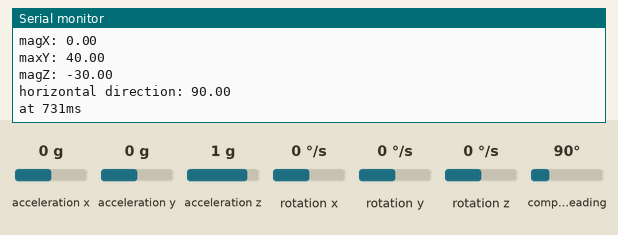
This sketch was run on a simulated ESP32. Parts: the last lines printed to the serial monitor. Inputs (shaded band) come from the test bench; at power-on: acceleration x 0 g, acceleration y 0 g, acceleration z 1 g, compass heading 90°, rotation x 0 °/s, rotation y 0 °/s, rotation z 0 °/s.

Above: at 1.2 s.
1.3 s: acceleration x set to -1.4 g
At 1.8 s:
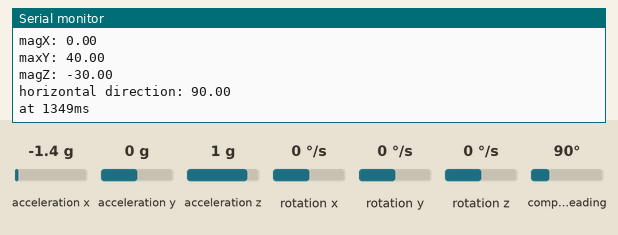
2.8 s: acceleration y set to -1.4 g
At 3.6 s:
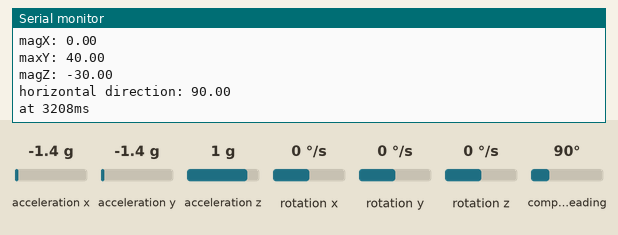
4.3 s: acceleration z set to -1.4 g
At 4.9 s:
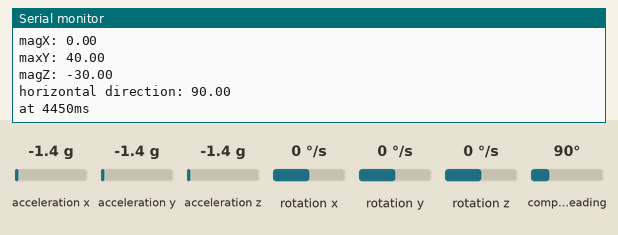
5.8 s: compass heading set to 7°
At 5.8 s:
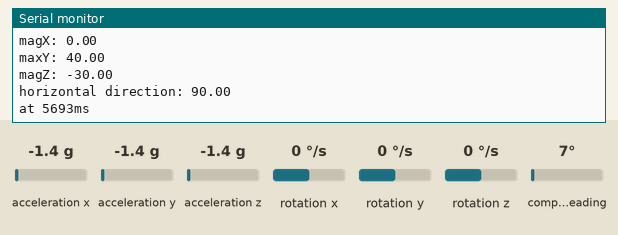
7.3 s: acceleration x set to 0 g
At 8.0 s:
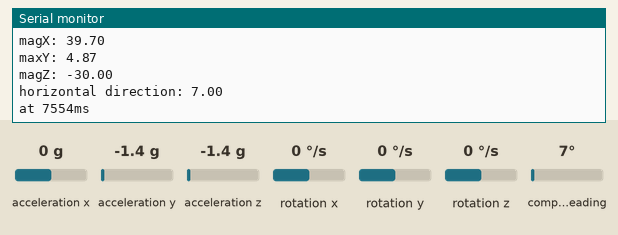
Timing chart, 0 to 10.3 s (numbered marks = the images above; inputs shaded):
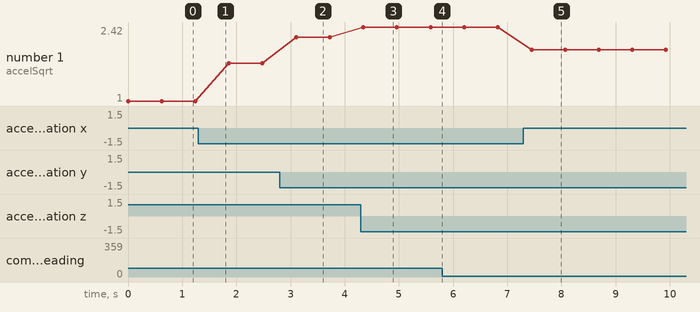

The sketch:

mpu_asukia_lib.ino
```cpp
#include <MPU9250_asukiaaa.h>

#define SDA_PIN 21
#define SCL_PIN 22

MPU9250_asukiaaa mySensor;

void setup() {
  while(!Serial);

  Serial.begin(9600);
  Serial.println("started");

  // for esp32
  Wire.begin(SDA_PIN, SCL_PIN); //sda, scl

  mySensor.setWire(&Wire);

  mySensor.beginAccel();
  mySensor.beginMag();

  // you can set your own offset for mag values
  // mySensor.magXOffset = -50;
  // mySensor.magYOffset = -55;
  // mySensor.magZOffset = -10;
}

void loop() {
  mySensor.accelUpdate();
  Serial.println("print accel values");
  Serial.println("accelX: " + String(mySensor.accelX()));
  Serial.println("accelY: " + String(mySensor.accelY()));
  Serial.println("accelZ: " + String(mySensor.accelZ()));
  Serial.println("accelSqrt: " + String(mySensor.accelSqrt()));

  mySensor.magUpdate();
  Serial.println("print mag values");
  Serial.println("magX: " + String(mySensor.magX()));
  Serial.println("maxY: " + String(mySensor.magY()));
  Serial.println("magZ: " + String(mySensor.magZ()));
  Serial.println("horizontal direction: " + String(mySensor.magHorizDirection()));

  Serial.println("at " + String(millis()) + "ms");
  delay(500);
}
```

Measured:
- after the input at 2.8 s, the serial monitor: prints a new line after 0.30 s (image 2)
- after the input at 4.3 s, the serial monitor: prints a new line at once (image 3)
- after the input at 7.3 s, the serial monitor: prints a new line after 0.15 s (image 5)
- plotted number 1: 1 → 1.72 after the input at 1.3 s, 1.72 → 2.22 after the input at 2.8 s, 2.22 → 2.42 after the input at 4.3 s, 2.42 → 1.98 after the input at 7.3 s
